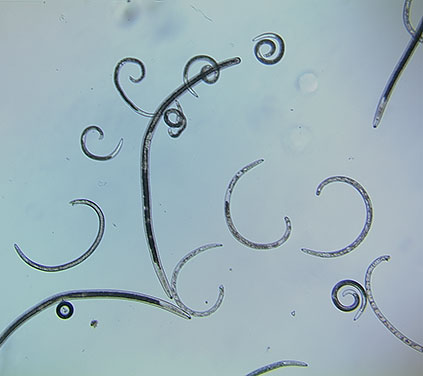
#> input picture nems.jpg, 423 x 376 px, found by its file name
$ python extraction.py   (older library calls are emulated)
#> lines starting #> are read from the running program, lines starting #| are printed output that depends on the picture; after the words box and inside, x2 and y2 are one past the last pixel; in counts of white or black regions, pixels touching at a corner belong together
import numpy as np
import cv2
import copy
from obj_detection import displayImage

def createImage(image_contour, image, counter):
    rectangle = cv2.minAreaRect(image_contour)
    boxed = cv2.boxPoints(rectangle)
    boxed = np.int0(boxed)
    print(boxed)
    print("----------------")
    mins = (np.amin(boxed, axis=0))
    max = (np.amax(boxed, axis=0))
    """
    print(mins[0])
    print(mins[1])
    print(mins[0],max[0],
          mins[1],max[0],
          mins[0],max[1],
          mins[1],max[1],)
    """
    width = max[0] - mins[0]
    height = max[1] - mins[1]
    print('-------------')
    print(width, height)
    if (width > 10) & (height > 10):
        cropped_image = image[mins[1]:mins[1]+height, mins[0]:mins[0]+width]
        counter += 1
        print(counter)
        """
        try:
            displayImage(cropped_image)
        except:
            print('odd nematode')
        """
    return counter


nems = cv2.imread('/Users/lehassell/PycharmProjects/nematode/nems.jpg', 0)
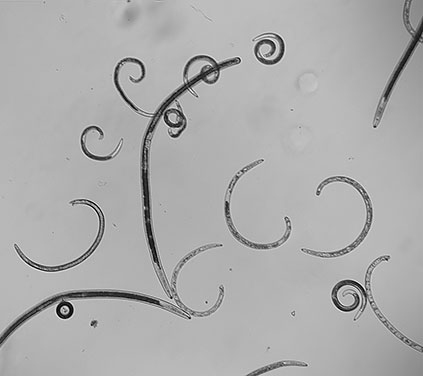
#> nems: shape (376, 423); min 0, max 255, mean 172.8


img = copy.deepcopy(nems)
blurred = cv2.GaussianBlur(img, (5, 5), 0)
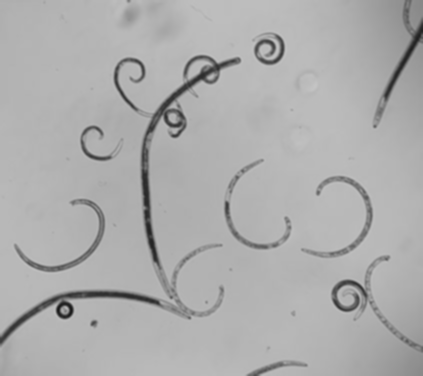
#> blurred: shape (376, 423); min 25, max 196, mean 172.8
thresh, th1 = cv2.threshold(blurred, 0, 255, cv2.THRESH_BINARY_INV + cv2.THRESH_OTSU)
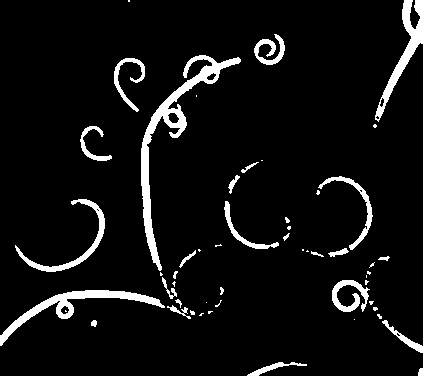
#> th1: shape (376, 423); 6.5% white; 53 white regions (26 under 20 px)
#> thresh = 139
image, contours, hierarchy = cv2.findContours(th1, cv2.RETR_TREE, cv2.CHAIN_APPROX_NONE)
#> contours = 62 contours, 37 with area under 20; largest, box (x1, y1, x2, y2) and area: (141, 55, 241, 271) 2422, (0, 290, 165, 346) 1390, (375, 0, 423, 122) 1143, (15, 199, 105, 272) 695, (332, 280, 370, 312) 444

#test = contours[1]
#createImage(test, nems)

i=0

for cnt in contours:
    print('*******')
    print(i)
    i = createImage(cnt,nems, i)
#> this loop made 62 passes
#> (rectangle in createImage, boxed in createImage, mins in createImage, max in createImage, width in createImage, height in createImage, i) on passes 2, 3, 4, 7, 8: (((275.9, 366.8), (60, 8.65), -11.77), [[247, 377], [245, 368], [304, 356], [306, 364]], [245, 356], [306, 377], 61, 21, 1), (((402.1, 336.3), (7.79, 50.57), -54.46), [[420, 354], [379, 324], [383, 318], [424, 347]], [379, 318], [424, 354], 45, 36, 2), (((397.8, 334.3), (2.12, 4.24), -45), [[398, 336], [395, 333], [397, 332], [400, 335]], [395, 332], [400, 336], 5, 4, 2), (((379.2, 315.8), (2.77, 5.55), -33.69), [[379, 318], [376, 314], [378, 312], [381, 317]], [376, 312], [381, 318], 5, 6, 2), (((201, 314), (4.24, 1.41), -45), [[200, 316], [199, 315], [202, 312], [203, 313]], [199, 312], [203, 316], 4, 4, 2)
#> (rectangle in createImage, boxed in createImage, width in createImage, height in createImage, i) on passes 1, 5, 6, 9, 10, 11: (((420, 371.5), (7, 4), -90), [[422, 375], [418, 375], [418, 368], [422, 368]], 4, 7, 0), (((93.5, 323), (6, 5), -90), [[96, 326], [91, 326], [91, 320], [96, 320]], 5, 6, 2), (((354, 319), (0, 0), -90), [[354, 319], [354, 319], [354, 319], [354, 319]], 0, 0, 2), (((210, 312), (2, 4), -90), [[212, 313], [208, 313], [208, 311], [212, 311]], 4, 2, 2), (((192, 312), (4, 4), -90), [[194, 314], [190, 314], [190, 310], [194, 310]], 4, 4, 2), (((375, 308.5), (3, 4), -90), [[377, 310], [373, 310], [373, 307], [377, 307]], 4, 3, 2)
#> (printed output is left out)
#> pass 2, in createImage (call 2), `cropped_image = image[mins[1]:mins[1]+height, mins[0]:mins[0]+width]`:
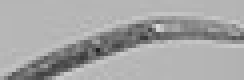
#> cropped_image: shape (20, 61) (shown 4 times larger); min 34, max 218, mean 165.5
#> pass 3, in createImage (call 3), `cropped_image = image[mins[1]:mins[1]+height, mins[0]:mins[0]+width]`:
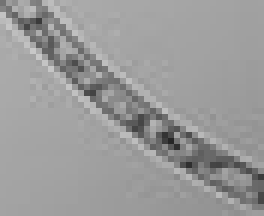
#> cropped_image: shape (36, 44) (shown 6 times larger); min 38, max 200, mean 154.2


#roi =nems[0:250, 0:250]
#displayImage(roi)
